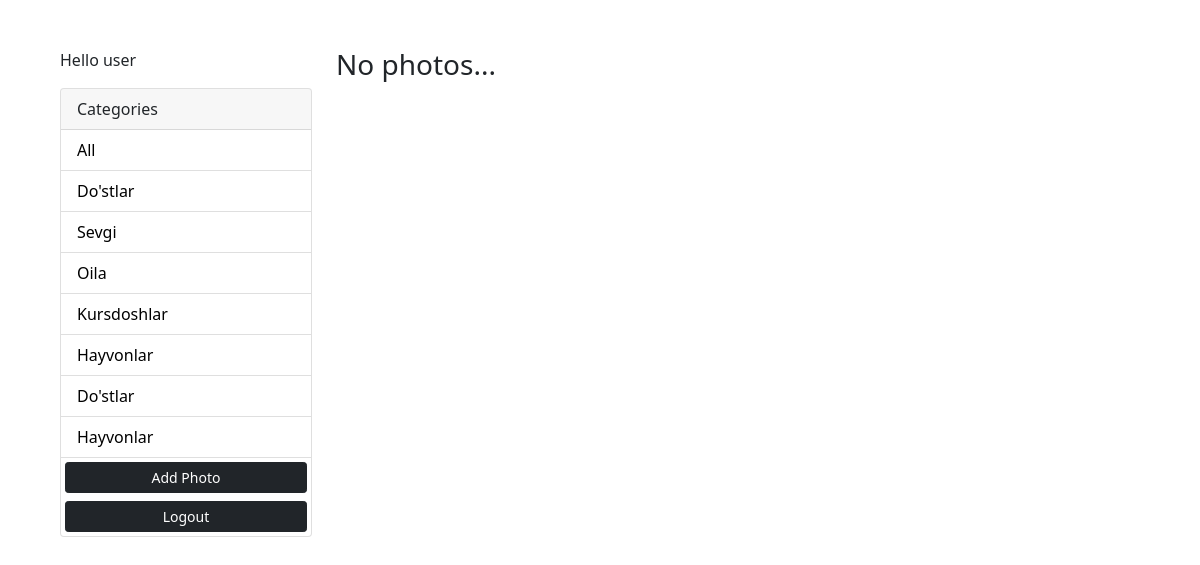
Screenshot of /?category=Sevgi (signed in) with the database file from the repository.
### photo/models.py (models this page shows, shortened)
class Category(models.Model):
    user = models.ForeignKey(User, on_delete=models.SET_NULL, null=True, blank=True)
    name = models.CharField(max_length=100, null=False, blank=False)

### photo/views.py (the view)
# urls.py: path('', galeriya, name='galeriya'),
@login_required(login_url='login')
def galeriya(request):
    user = request.user
    category = request.GET.get('category')
    if category == None:
        photos = Photo.objects.filter(category__user=user)
    else:
        photos = Photo.objects.filter(category__name=category, category__user=user)
    categories = Category.objects.all()
    context = {
        "categories": categories,
        "photos": photos,
    }
    return render(request, 'photo/galeriya.html', context)

### templates/photo/galeriya.html (shortened to what this page needs)
<!DOCTYPE html>
<html lang="en">
<head>
    <link href="https://cdn.jsdelivr.net/npm/bootstrap@5.0.0-beta1/dist/css/bootstrap.min.css" rel="stylesheet"
>
</head>
<body class="m-5">
    <div class="container">
        <div class="row">
            <div class="col-md-3">
                {% if request.user.is_authenticated %}
                <p>Hello {{request.user}}</p>
                {% endif %}
                <div class="card">
                    <div class="card-header">
                        Categories
                    </div>
                    <ul class="list-group list-group-flush">
                        <li class="list-group-item">
                            <a href="{% url 'galeriya' %}">All</a>
                        </li>
                        {% for category in categories %}
                        <li class=" list-group-item">
                            <a href="{% url 'galeriya' %}?category={{category.name}}">
                                {{category.name}}
                            </a>
                        </li>
                        {% endfor %}
                        <a href="{% url 'add-photo' %}" class="btn btn-dark btn-block btn-sm m-1">Add Photo</a>
                        <a href="{% url 'logout' %}" class="btn btn-dark btn-block btn-sm m-1">Logout</a>
                    </ul>
                </div>
            </div>
            <div class="col-md-9">
                <div class="row">
                    {% for photo in photos %}
                    <div class="col-md-4">
                        <div class="card my-2">
                            <img class="image-thumbail" src="{{photo.image.url}}" alt="Card image cap">
                            <div class="card-body">
                                <small>Category: {{photo.category.name}}</small>
                            </div>
                            <a href="{% url 'view-photo' photo.id %}" class="btn btn-outline-dark btn-sm m-1">View</a>
                        </div>
                    </div>
                    {% empty %}
                    <h3>No photos...</h3>
                    {% endfor %}
                </div>
            </div>
        </div>
    </div>
</body>
</html>

### templates/photo/galeriya.html (style rules this page uses)
.list-group-item a { text-decoration: none; color: black; }

### rows the page displays
Category: name "Do'stlar"
Category: name "Sevgi"
Category: name "Oila"
Category: name "Kursdoshlar"
Category: name "Hayvonlar"
Category: name "Do'stlar"
Category: name "Hayvonlar"

### other values shown
{{ request.user }} "user"
